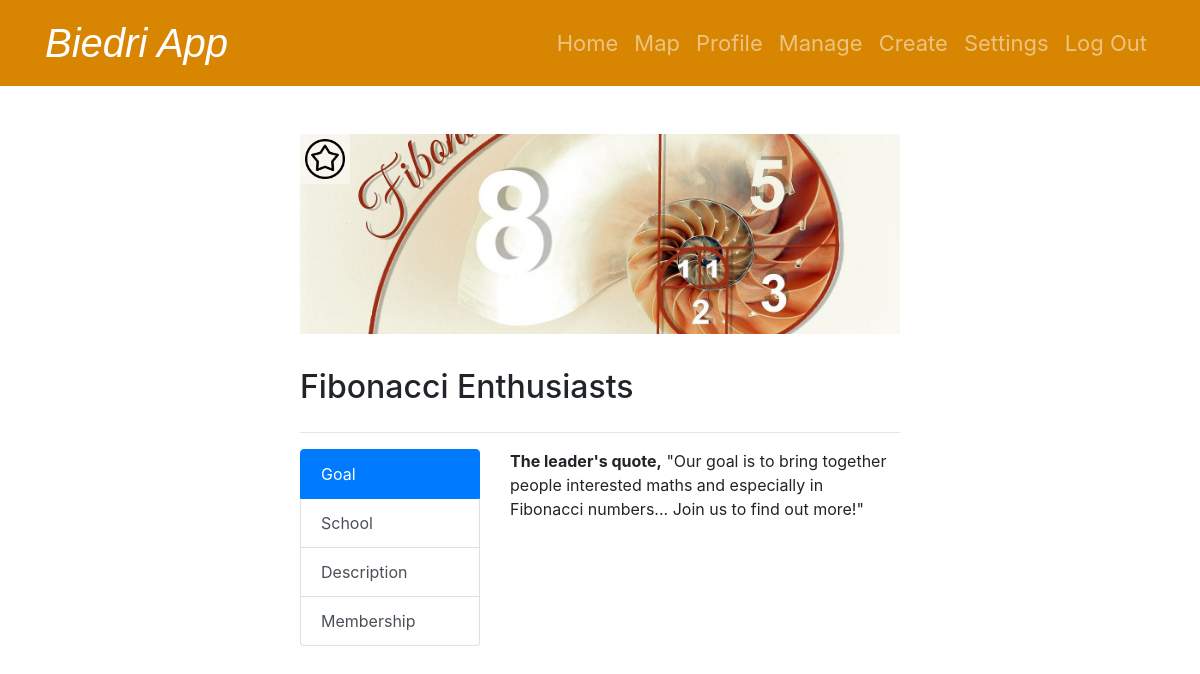
/club/fibonacci-enthusiasts-15378a (signed in), run on the app's committed database.
### tables this page shows
CREATE TABLE "clubs" (
	"id"	INTEGER,
	"leader_id"	BLOB,
	"name"	TEXT UNIQUE,
	"category"	TEXT,
	"photo"	TEXT,
	"description"	TEXT,
	"school"	TEXT,
	"goal"	TEXT,
	"slug"	TEXT UNIQUE,
	"deleted_at"	TEXT,
	"latitude"	REAL,
	"longitude"	REAL,
	PRIMARY KEY("id" AUTOINCREMENT)
);

### app.py (the view)
@app.route('/club/<slug>', methods=['GET', 'POST'])
def club_details(slug):
    try:
        conn = get_db_connection()
        cursor = conn.cursor()
        club = cursor.execute("SELECT * FROM clubs WHERE slug = ?", (slug,)).fetchone()
        if not club:
            return error("Club not found", 404)
        club_id = club['id']
        if request.method == 'POST':
            cursor.execute("INSERT INTO applications (club_id, app_id) VALUES (?, ?)",
                                                     (club_id, session["user_id"]))
            conn.commit()
            return redirect(url_for('club_details', slug=slug))
        applications = cursor.execute("SELECT * FROM applications WHERE app_id = ? AND club_id = ?", (session["user_id"], club_id)).fetchone()
        applied = bool(applications)
        members = cursor.execute("SELECT * FROM members WHERE club_id = ? AND user_id = ?", (club_id, session["user_id"])).fetchone()
        member = bool(members)
        favourite = cursor.execute("SELECT * FROM favourites WHERE user_id = ? AND club_id = ?", (session["user_id"], club_id,)).fetchone()
        favourites = bool(favourite)
        return render_template('club.html', club=club, applied=applied, member=member, members=members, favourites=favourites)
    except sqlite3.Error as e:
        return error(f"{e}", 500)
    finally:
        conn.close()

### app.py (called while the page is built)
def get_db_connection():
    conn = sqlite3.connect(db)
    conn.row_factory = sqlite3.Row
    return conn

@app.after_request
def after_request(response):
    response.headers["Cache-Control"] = "no-cache, no-store, must-revalidate"
    response.headers["Expires"] = 0
    response.headers["Pragma"] = "no-cache"
    return response

### templates/club.html (shortened to what this page needs)
{% extends "layout.html" %}
{% block main %}
        <div style="position: relative;">
            <img class="card-img-top" src="
            {% if club['photo'] is none %}
                {{ url_for('static', filename='files/club_profile_pictures/jive-sgroup-default-portrait-large.png') }}
            {% else %}
                {{ url_for('static', filename='files/club_profile_pictures/' + club['photo']) }}
            {% endif %}
            " alt="Card image cap">
            <form action="/favourite" method="post">
                <button type="submit" class="btn btn-link favourite-button">
                    <div class="favourite-box">
                        <img class="favourite-star" id="favourite-star-{{ club['id'] }}" src="
                        {% if favourites %}
                            {{ url_for('static', filename='files/system_pictures/favorite_is.png') }}
                        {% else %}
                            {{ url_for('static', filename='files/system_pictures/favorite.png') }}
                        {% endif %}">
                    </div>
                </button>
            </form>
        </div>
        <h2>{{ club["name"] }}</h2>
        <hr>
        <div class="row">
            <div class="col-4">
            <div class="list-group" id="list-tab" role="tablist">
                <a class="list-group-item list-group-item-action active" id="list-home-list" data-toggle="list" href="#list-home" role="tab" aria-controls="home">Goal</a>
                <a class="list-group-item list-group-item-action" id="list-profile-list" data-toggle="list" href="#list-profile" role="tab" aria-controls="profile">School</a>
                <a class="list-group-item list-group-item-action" id="list-messages-list" data-toggle="list" href="#list-messages" role="tab" aria-controls="messages">Description</a>
                <a class="list-group-item list-group-item-action" id="list-settings-list" data-toggle="list" href="#list-settings" role="tab" aria-controls="settings">Membership</a>
            </div>
            </div>
            <div class="col-8">
            <div class="tab-content" id="nav-tabContent">
                <div class="tab-pane fade show active" id="list-home" role="tabpanel" aria-labelledby="list-home-list"><strong>The leader's quote,</strong> "{{ club["goal"] }}"</div>
            </div>
            </div>
        </div>
{% endblock %}

### static/styles.css (style rules this page uses)
html { overflow-y: scroll; }
.btn-link { padding: 0 !important; }
h2 { padding-top: 10px; padding-bottom: 10px; }
.card-img-top { width: 100%; height: 200px; object-fit: cover; }
.favourite-box { position: absolute; top: 0; left: 0; padding: 5px; background-color: rgba(255, 253, 253, 0.5); border-top-left-radius: 3px; border-bottom-right-radius: 3px; width: 50px; height: 50px; }
.favourite-star { width: 100%; height: auto; }

### data on the page
clubs: photo (picture), name "Fibonacci Enthusiasts", goal "Our goal is to bring together people interested maths and especially in Fibonacci numbers... Join us to find out more!"
